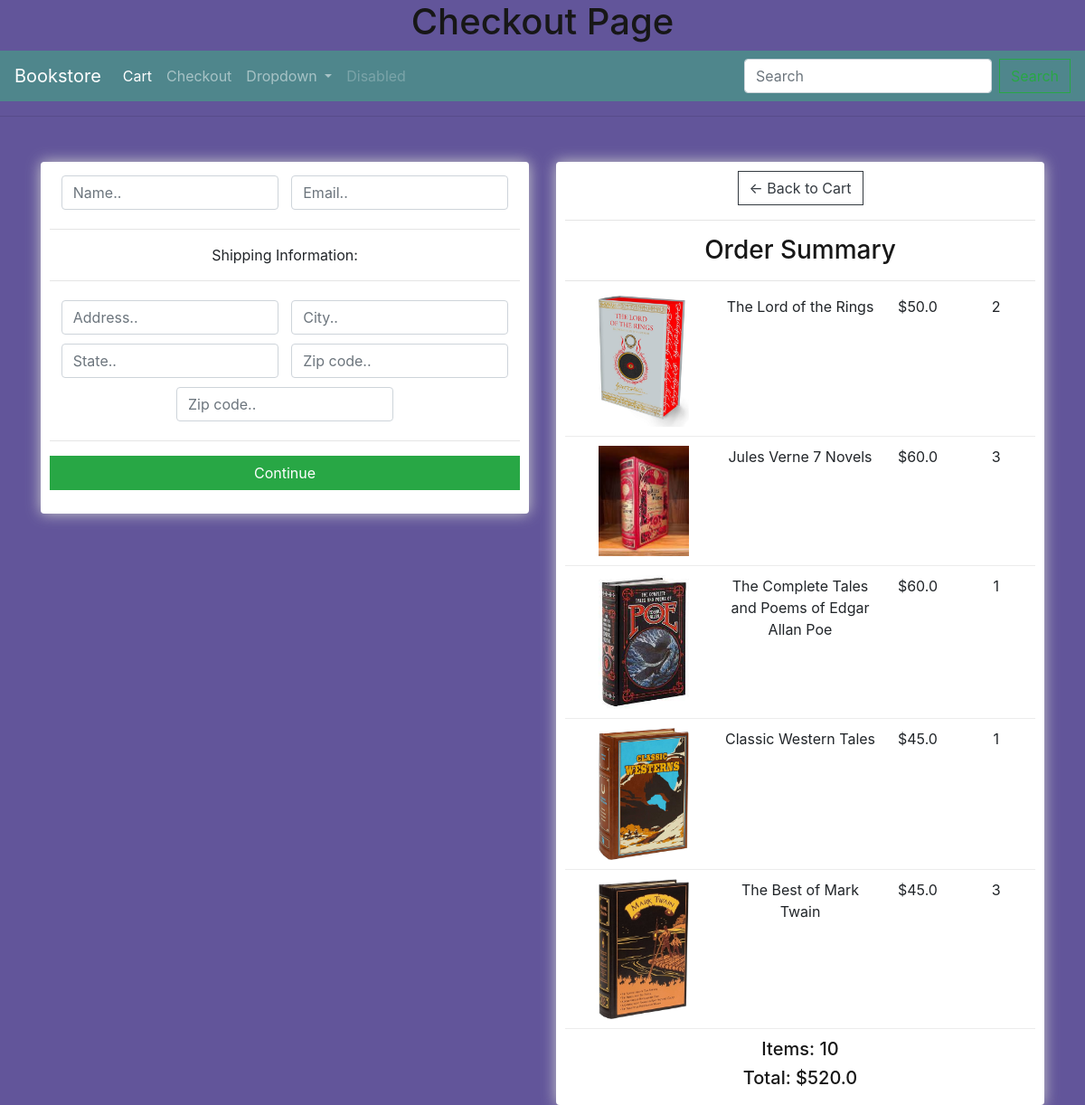
Screenshot of /checkout/ (signed in) with the database file from the repository.
### store/models.py (models this page shows, shortened)
class OrderItem(models.Model):
    product=models.ForeignKey(Product,null=True,blank=True,on_delete=models.SET_NULL)
    order=models.ForeignKey(Order,null=True,blank=True,on_delete=models.SET_NULL)
    quantity=models.IntegerField(default=0,null=True,blank=True)
    date_added=models.DateTimeField(auto_now_add=True)
    @property
    def get_total(self):
        total=self.product.price*self.quantity
        return total

class Product(models.Model):
    name=models.CharField(max_length=200)
    price=models.FloatField()
    digital=models.BooleanField(default=False,null=True, blank=True)
    image=models.ImageField(upload_to="images",null=True)
    @property
    def imageURL(self):
        try:
            url=self.image.url
        except:
            url=''
        return url

class Order(models.Model):
    customer=models.ForeignKey(Customer,null=True,blank=True,on_delete=models.SET_NULL)
    date_ordered=models.DateTimeField(auto_now_add=True)
    complete=models.BooleanField(default=False)
    transaction_id=models.CharField(max_length=100,null=True)
    @property
    def get_cart_total(self):
        orderitems=self.orderitem_set.all()
        total=sum([item.get_total for item in orderitems])
        return total
    @property
    def get_cart_items(self):
        orderitems=self.orderitem_set.all()
        total=sum([item.quantity for item in orderitems])
        return total

### store/views.py (the view)
# urls.py: path('checkout/',views.checkout,name='checkout')
def checkout(request):
    if request.user.is_authenticated:
        customer=request.user.customer
        order,created=Order.objects.get_or_create(customer,complete=False)
        items=order.orderitem_set.all()
    else:
        items=[]
        order={'get_cart_total':0,'get_cart_items':0}
    context={'items':items,'order':order}
    return render(request,'store/checkout.html',context)

### store/templates/store/checkout.html (shortened to what this page needs)
{% extends "store/main.html" %}
{% load static %}
{% block css_files %}
    <link rel='stylesheet' href="{% static "css/main.css" %}"/>
{% endblock %}
{% block headers %}
    <h1>Checkout Page</h1>
{% endblock %}
{% block content %}
<div class="row">
    <div class="col-lg-6">
        <div class="box-element" id="form-wrapper">
            <form id="form">
                <div id="user-info">
                    <div class="form-field">
                        <input required class="form-control" type="text" name="name" placeholder="Name..">
                    </div>
                    <div class="form-field">
                        <input required class="form-control" type="email" name="email" placeholder="Email..">
                    </div>
                </div>
                <div id="shipping-info">
                    <hr>
                    <p>Shipping Information:</p>
                    <hr>
                    <div class="form-field">
                        <input class="form-control" type="text" name="address" placeholder="Address..">
                    </div>
                    <div class="form-field">
                        <input class="form-control" type="text" name="city" placeholder="City..">
                    </div>
                    <div class="form-field">
                        <input class="form-control" type="text" name="state" placeholder="State..">
                    </div>
                    <div class="form-field">
                        <input class="form-control" type="text" name="zipcode" placeholder="Zip code..">
                    </div>
                    <div class="form-field">
                        <input class="form-control" type="text" name="country" placeholder="Zip code..">
                    </div>
                </div>
                <hr>
                <input id="form-button" class="btn btn-success btn-block" type="submit" value="Continue">
            </form>
        </div>
        <br>
    </div>
    <div class="col-lg-6">
        <div class="box-element">
            <a  class="btn btn-outline-dark" href="{% url 'cart' %}">&#x2190; Back to Cart</a>
            <hr>
            <h3>Order Summary</h3>
            <hr>
            {% for item in items %}
            <div class="cart-row">
                <div style="flex:2"><img class="row-image" src="{{ item.product.imageURL }}"></div>
                <div style="flex:2"><p>{{ item.product.name }} </p></div>
                <div style="flex:1"><p>${{ item.product.price }}</p></div>
                <div style="flex:1"><p>{{ item.quantity }}</p></div>
            </div>
            {% endfor %}
            <h5>Items:   {{ order.get_cart_items }}</h5>
            <h5>Total:   ${{ order.get_cart_total }}</h5>
        </div>
    </div>
</div>
{% endblock %}

### static/css/main.css (style rules this page uses)
body { background-color: rgb(98, 85, 154); text-align: center; }
h1,h2,h3,h4,h5,h6 { color:hsl(0, 0%, 9%); }
.box-element { box-shadow:hsl(0, 0%, 80%) 0 0 16px; background-color: #fff; border-radius: 4px; padding: 10px; }
.col-lg-4, .col-lg-6, .col-lg-8, .col-lg-12 { margin-top: 10px; }
.btn { border-radius: 0; }
.row-image { width: 100px; }
.form-field { width:250px; display: inline-block; padding: 5px; }
.cart-row { display: flex; align-items: flex-stretch; padding-bottom: 10px; margin-bottom: 10px; border-bottom: 1px solid #ececec; }

### rows the page displays
OrderItem: product.imageURL (picture), product.name "The Lord of the Rings", product.price "50.0", quantity "2"
OrderItem: product.imageURL (picture), product.name "Jules Verne 7 Novels", product.price "60.0", quantity "3"
OrderItem: product.imageURL (picture), product.name "The Complete Tales and Poems of Edgar Allan Poe", product.price "60.0", quantity "1"
OrderItem: product.imageURL (picture), product.name "Classic Western Tales", product.price "45.0", quantity "1"
OrderItem: product.imageURL (picture), product.name "The Best of Mark Twain", product.price "45.0", quantity "3"
Order: get_cart_items "10", get_cart_total "520.0"
